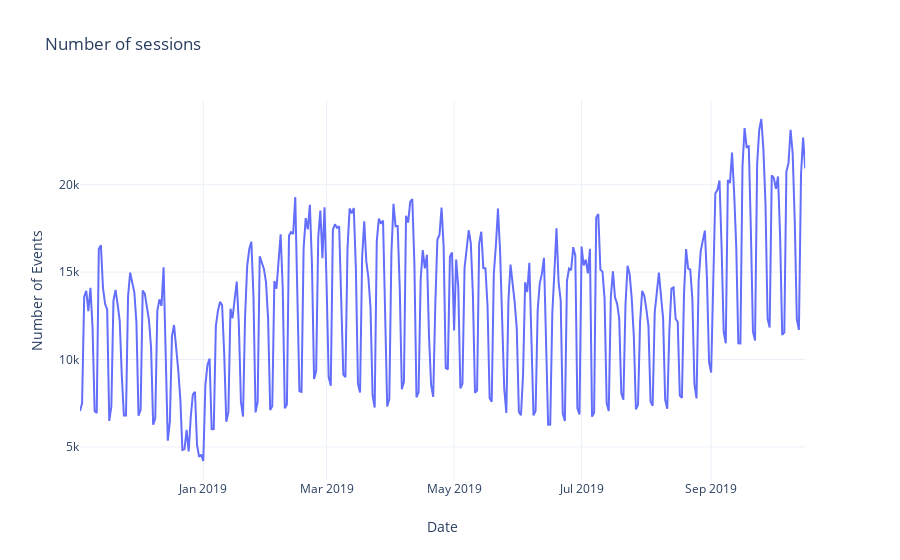

Write notebook code for a chart like this one.
### Code cell
pe.line(daily, x='Date', y='Number of Events', template=template, title="Number of sessions")

### Figure 1 — Plotly figure (JSON) as saved in the notebook; plotly's stock layout.template omitted (floating-point values rounded to 4 significant figures; data arrays with more than 128 entries replaced by an {"elided": "..."} marker saying what was removed)
{"data": [{"hoverlabel": {"namelength": 0}, "hovertemplate": "Date=%{x}<br>Number of Events=%{y}", "legendgroup": "", "line": {"color": "#636efa", "dash": "solid"}, "mode": "lines", "name": "", "showlegend": false, "type": "scatter", "x": {"elided": "348 str values"}, "xaxis": "x", "y": {"elided": "348 int values"}, "yaxis": "y"}], "layout": {"autosize": true, "legend": {"tracegroupgap": 0}, "title": {"text": "Number of sessions"}, "xaxis": {"anchor": "y", "autorange": true, "domain": [0, 0.98], "range": ["2018-11-03", "2019-10-16"], "title": {"text": "Date"}, "type": "date"}, "yaxis": {"anchor": "x", "autorange": true, "domain": [0, 1], "range": [3107.0, 24840.0], "title": {"text": "Number of Events"}, "type": "linear"}}}
